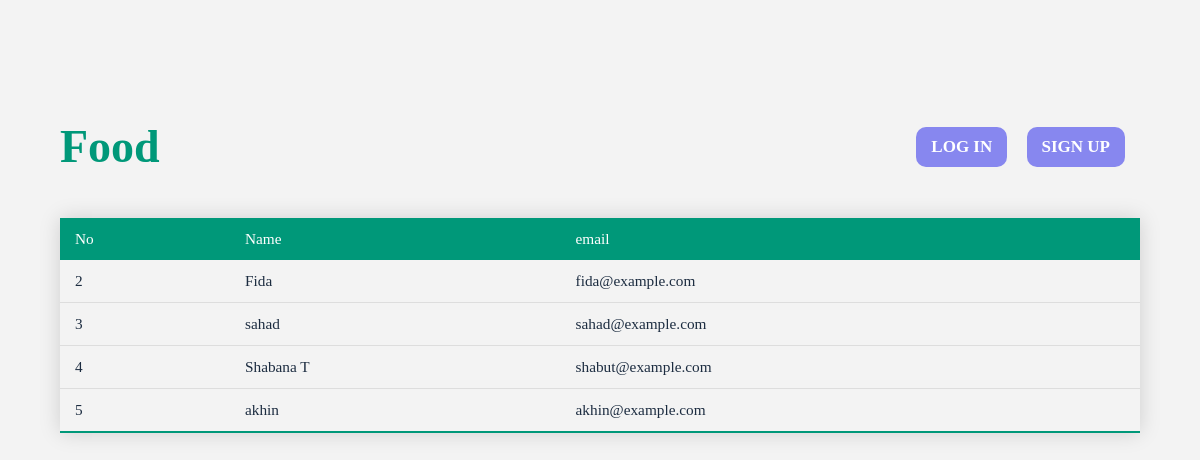
The app's page /, older data.
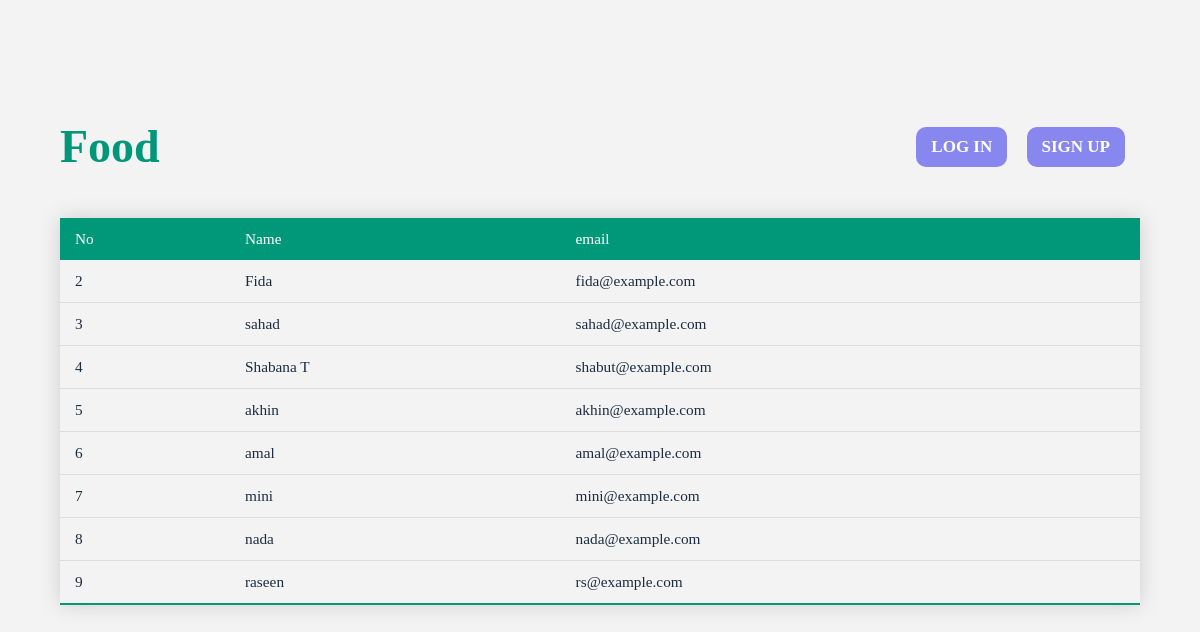
The same page, newer data.
### users/models.py (models this page shows)
class Student(models.Model):
    number = models.IntegerField()
    full_name = models.CharField(max_length=255)
    phone = models.IntegerField()
    email = models.EmailField()
    password = models.CharField(max_length=255)
    user =models.OneToOneField("auth.User",on_delete=models.CASCADE)
    food = models.ManyToManyField("food.Food")
    def __str__(self):
        return self.full_name

### web/views.py (the view)
# urls.py: path('', views.index, name = 'index'),
def index(request):
    students=Student.objects.all()
    print(students)
    context={
        "students":students,
        "title": "customers",
    }
    return render(request, 'index.html',context=context)

### template/index.html (shortened to what this page needs)
<!DOCTYPE html>
<html lang="en">
<head>
    {% load static %}
    <link rel="stylesheet" href="{% static 'css/style.css' %}">
</head>
<body>
    <section id="main">
        <section class="wrapper">
            <div class="top">
                <a href=""><h1>Food </h1></a>
                <div class="button">
                    <a href="{% url 'users:login' %}" class="button">LOG IN</a>
                    <a href="{% url 'users:sign' %}" class="button">SIGN UP</a>
                </div>
            </div>
            <table class="styled-table">
                <thead>
                    <tr>
                        <th>No</th>
                        <th>Name</th>
                        <th>email</th>
                    </tr>
                </thead>
                <tbody>
                    {% for student in students %}
                    <tr>
                        <td>{{student.number}}</td>
                        <td>{{student.full_name}}</td>
                        <td>{{student.email}}</td>
                    </tr>
                    {% endfor %}
                </tbody>
            </table>
        </section>
</section>
</body>
</html>

### static/css/style.css (style rules this page uses)
* { margin: 0; padding: 0; border: 0; vertical-align: baseline; background: transparent; font-weight: normal; text-decoration: none; outline: none; -webkit-box-sizing: border-box; -moz-box-sizing: border-box; box-sizing: border-box; font-family: "Gordita Regular"; }
body { font-size: 17px; color: #1c2c40; overflow-x: hidden; min-width: 320px; font-weight: 400; }
a { color: #1c2c40; }
.wrapper { width: 90%; margin: 0 auto; max-width: 1440px; }
#main { padding: 100px 0; width: 100%; margin: 0 auto; background-color: #f3f3f3; height: 100vh; }
.styled-table { border-collapse: collapse; margin: 25px 0; font-size: 0.9em; font-family: sans-serif; min-width: 400px; box-shadow: 0 0 20px #00000026; width: 100%; }
.styled-table thead tr { background-color: #009879; color: #ffffff; text-align: left; }
.styled-table th, .styled-table td { padding: 12px 15px; }
.styled-table tbody tr { border-bottom: 1px solid #dddddd; }
.styled-table tbody tr:nth-of-type(even) { background-color: #f3f3f3; }
.styled-table tbody tr:last-of-type { border-bottom: 2px solid #009879; }
.top { padding: 20px 0; display: flex; justify-content: space-between; align-items: center; }
.top h1 { font-size: 46px; font-weight: 600; color: #009879; }
.top .button a.button { display: inline-block; color: #fff; background: #8787ef; padding: 10px 15px; border-radius: 10px; margin-right: 15px; font-weight: 600; }

Row changes from the older to the newer data that the page shows:
added Student: number "6", full_name "amal", email "amal@example.com"
added Student: number "7", full_name "mini", email "mini@example.com"
added Student: number "8", full_name "nada", email "nada@example.com"
added Student: number "9", full_name "raseen", email "rs@example.com"
